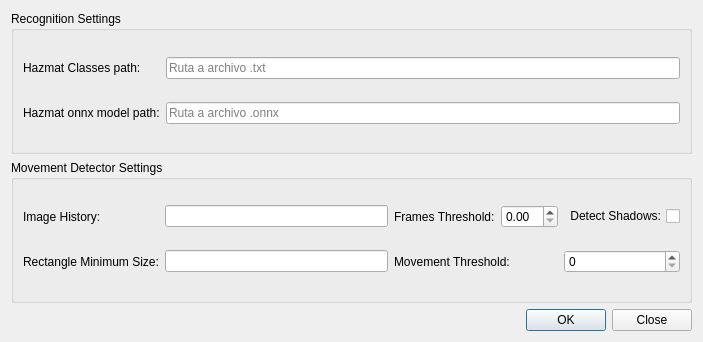
<?xml version="1.0" encoding="UTF-8"?>
<ui version="4.0">
 <class>VideoRecognizerConfiguration</class>
 <widget class="QDialog" name="VideoRecognizerConfiguration">
  <property name="geometry">
   <rect>
    <x>0</x>
    <y>0</y>
    <width>703</width>
    <height>342</height>
   </rect>
  </property>
  <property name="windowTitle">
   <string>Configuración</string>
  </property>
  <layout class="QGridLayout" name="gridLayout">
   <item row="1" column="0" colspan="2">
    <widget class="QGroupBox" name="recognitionSettingsBox">
     <property name="title">
      <string>Recognition Settings</string>
     </property>
     <layout class="QGridLayout" name="gridLayout_2">
      <item row="0" column="0">
       <widget class="QLabel" name="modelClassesLabel">
        <property name="text">
         <string>Hazmat Classes path:</string>
        </property>
       </widget>
      </item>
      <item row="0" column="1">
       <widget class="QLineEdit" name="modelClassesPath">
        <property name="placeholderText">
         <string>Ruta a archivo .txt</string>
        </property>
       </widget>
      </item>
      <item row="1" column="0">
       <widget class="QLabel" name="modelLabel">
        <property name="text">
         <string>Hazmat onnx model path:</string>
        </property>
       </widget>
      </item>
      <item row="1" column="1">
       <widget class="QLineEdit" name="modelPath">
        <property name="placeholderText">
         <string>Ruta a archivo .onnx</string>
        </property>
       </widget>
      </item>
     </layout>
    </widget>
   </item>
   <item row="2" column="0" colspan="2">
    <widget class="QGroupBox" name="movementSettingsBox">
     <property name="title">
      <string>Movement Detector Settings</string>
     </property>
     <layout class="QGridLayout" name="gridLayout_4">
      <item row="0" column="3">
       <widget class="QDoubleSpinBox" name="framesThreshold"/>
      </item>
      <item row="1" column="1">
       <widget class="QLineEdit" name="rectangleMinSize">
        <property name="text">
         <string/>
        </property>
       </widget>
      </item>
      <item row="1" column="0">
       <widget class="QLabel" name="rectangleMinSizeLabel">
        <property name="text">
         <string>Rectangle Minimum Size:</string>
        </property>
       </widget>
      </item>
      <item row="0" column="2">
       <widget class="QLabel" name="framesThresholdLabel">
        <property name="text">
         <string>Frames Threshold:</string>
        </property>
       </widget>
      </item>
      <item row="0" column="1">
       <widget class="QLineEdit" name="imageHistory"/>
      </item>
      <item row="0" column="4">
       <widget class="QCheckBox" name="detectShadows">
        <property name="layoutDirection">
         <enum>Qt::LayoutDirection::RightToLeft</enum>
        </property>
        <property name="text">
         <string>Detect Shadows:</string>
        </property>
        <property name="checked">
         <bool>false</bool>
        </property>
       </widget>
      </item>
      <item row="1" column="2" colspan="2">
       <widget class="QLabel" name="movementThresholdLabel">
        <property name="text">
         <string>Movement Threshold:</string>
        </property>
       </widget>
      </item>
      <item row="0" column="0">
       <widget class="QLabel" name="imagehistoryLabel">
        <property name="text">
         <string>Image History:</string>
        </property>
       </widget>
      </item>
      <item row="1" column="4">
       <widget class="QSpinBox" name="movementThreshold"/>
      </item>
     </layout>
    </widget>
   </item>
   <item row="3" column="0" colspan="2">
    <widget class="QDialogButtonBox" name="buttonBox">
     <property name="orientation">
      <enum>Qt::Orientation::Horizontal</enum>
     </property>
     <property name="standardButtons">
      <set>QDialogButtonBox::StandardButton::Close|QDialogButtonBox::StandardButton::Ok</set>
     </property>
    </widget>
   </item>
  </layout>
 </widget>
 <resources/>
 <connections>
  <connection>
   <sender>buttonBox</sender>
   <signal>accepted()</signal>
   <receiver>VideoRecognizerConfiguration</receiver>
   <slot>accept()</slot>
   <hints>
    <hint type="sourcelabel">
     <x>248</x>
     <y>254</y>
    </hint>
    <hint type="destinationlabel">
     <x>157</x>
     <y>274</y>
    </hint>
   </hints>
  </connection>
  <connection>
   <sender>buttonBox</sender>
   <signal>rejected()</signal>
   <receiver>VideoRecognizerConfiguration</receiver>
   <slot>reject()</slot>
   <hints>
    <hint type="sourcelabel">
     <x>316</x>
     <y>260</y>
    </hint>
    <hint type="destinationlabel">
     <x>286</x>
     <y>274</y>
    </hint>
   </hints>
  </connection>
 </connections>
</ui>
